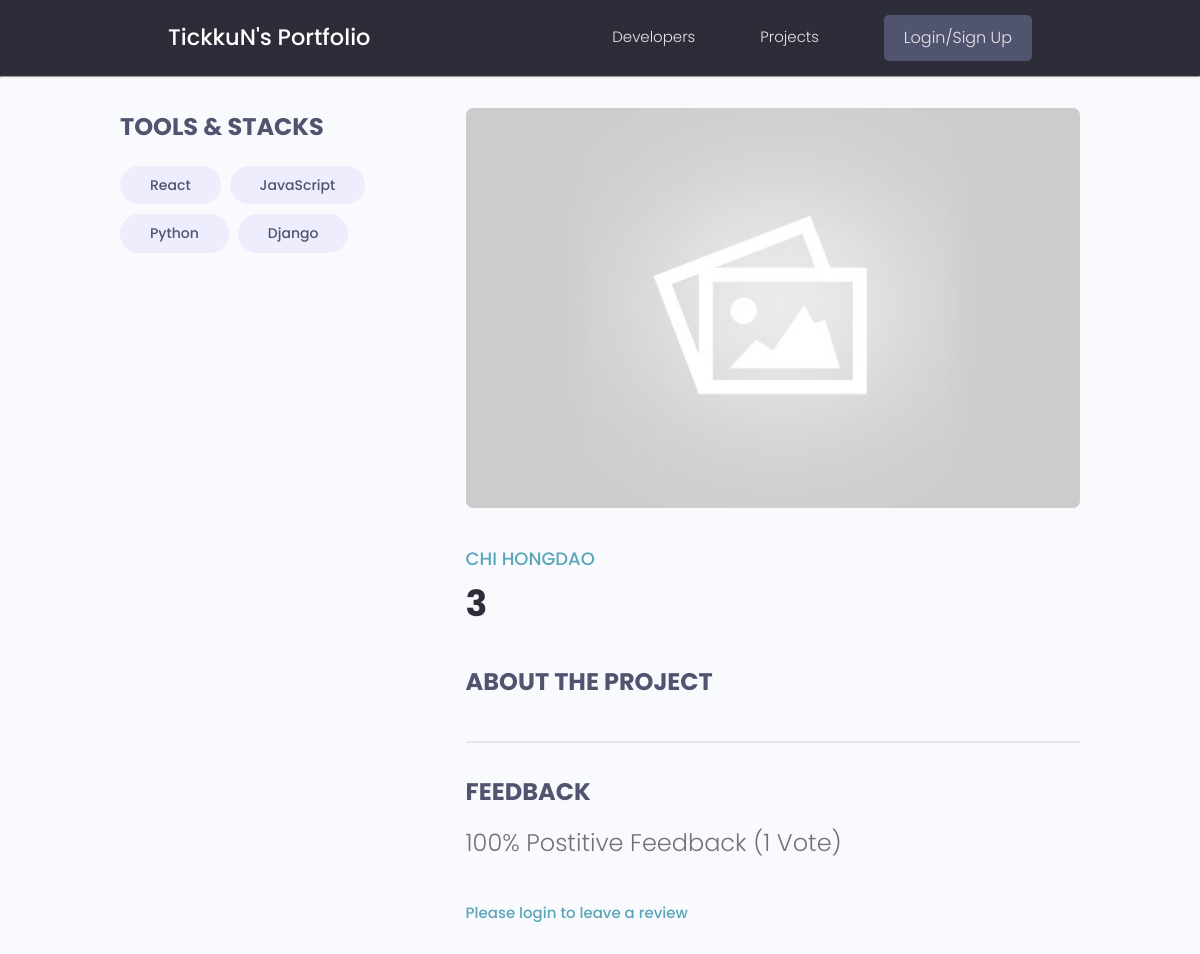
Page /projects/project/48decb30-7801-48be-a18f-77a160e719b0/ on the committed database.
### projects/models.py (models this page shows, shortened)
class Tag(models.Model):
    name = models.CharField(max_length=200)
    created = models.DateTimeField(auto_now_add=True)
    id = models.UUIDField(default=uuid.uuid4, unique=True, primary_key=True, editable=False)
    def __str__(self):
        return self.name

class Project(models.Model):
    owner = models.ForeignKey(Profile, null=True, blank=True, on_delete=models.CASCADE)
    title = models.CharField(max_length=200)
    description = models.TextField(null=True, blank=True)
    featured_image = models.ImageField(null=True, blank=True, default="default.jpg")
    demo_link = models.CharField(max_length=2000, null=True, blank=True)
    source_link = models.CharField(max_length=2000, null=True, blank=True)
    tags = models.ManyToManyField('Tag', blank=True)
    vote_total = models.IntegerField(default=0, null=True, blank=True)
    vote_ratio = models.IntegerField(default=0, null=True, blank=True)
    created = models.DateTimeField(auto_now_add=True)
    id = models.UUIDField(default=uuid.uuid4, unique=True, primary_key=True, editable=False)
    class Meta:
        ordering = ['-vote_ratio', '-vote_total', 'title']
    @property
    def imageURL(self):
        try:
            url = self.featured_image.url
        except:
            url = ''
        return url
    @property
    def reviewers(self):
        queryset = self.review_set.all().values_list('owner__id', flat=True)
        return queryset

### users/models.py (models this page shows, shortened)
class Profile(models.Model):
    user = models.OneToOneField(User, on_delete=models.CASCADE, null=True, blank=True)
    name = models.CharField(max_length=200, blank=True, null=True)
    email = models.EmailField(max_length=500, blank=True, null=True)
    username = models.CharField(max_length=200, blank=True, null=True)
    location = models.CharField(max_length=200, blank=True, null=True)
    short_intro = models.CharField(max_length=200, blank=True, null=True)
    bio = models.TextField(blank=True, null=True)
    profile_image = models.ImageField(null=True, blank=True, upload_to='profiles/', default="profiles/user-default.png")
    social_github = models.CharField(max_length=200, blank=True, null=True)
    social_twitter = models.CharField(max_length=200, blank=True, null=True)
    social_linkedin = models.CharField(max_length=200, blank=True, null=True)
    social_youtube = models.CharField(max_length=200, blank=True, null=True)
    social_website = models.CharField(max_length=200, blank=True, null=True)
    created = models.DateTimeField(auto_now_add=True)
    id = models.UUIDField(default=uuid.uuid4, unique=True, primary_key=True, editable=False)
    class Meta:
        ordering = ['created']
    class Meta:
        ordering = ['created']

### projects/views.py (the view, shortened to what this page needs)
# urls.py: path('project/<str:pk>/', views.project, name="project"),
def project(request, pk):
    projectObj = Project.objects.get(id=pk)
    form = ReviewForm()
    return render(request, 'projects/single-project.html', {'project': projectObj, 'form': form})

### projects/templates/projects/single-project.html (shortened to what this page needs)
{% extends 'main.html' %}
{% block content%}
<main class="singleProject my-md">
  <div class="container">
    <div class="layout">
      <div class="column column--1of3">
        <h3 class="singleProject__subtitle">Tools & Stacks</h3>
        <div class="singleProject__toolStack">
          {% for tag in project.tags.all %}
          <span class="tag tag--pill tag--sub tag--lg">
            <small>{{tag}}</small>
          </span>
          {% endfor%}
        </div>
      </div>
      <div class="column column--2of3">
        <img class="singleProject__preview" src="{{ project.imageURL }}" alt="portfolio thumbnail" />
        <a href="{% url 'user-profile' project.owner.id %}" class="singleProject__developer">{{project.owner.name}}</a>
        <h2 class="singleProject__title">{{ project.title }}</h2>
        <h3 class="singleProject__subtitle">About the Project</h3>
        <div class="comments">
          <h3 class="singleProject__subtitle">Feedback</h3>
          <h5 class="project--rating">
            {{ project.vote_ratio }}% Postitive Feedback ({{ project.vote_total }}
            Vote{{ project.vote_total|pluralize:"s"}})
          </h5>
          {% if request.user.profile.id in project.reviewers %}
            <p>You have already submitted your review for this project</p>
            {% elif request.user.profile == project.owner %}
            <p>You cannot review your own work</p>
            {% else %}
            <a href="{% url 'login' %}?next={{request.path}}">Please login to leave a review</a>
          {% endif %}
        </div>
      </div>
    </div>
  </div>
</main>
{% endblock%}

### templates/main.html (shortened to what this page needs)
<!DOCTYPE html>
{% load static %}
<html lang="en">
<head>
  <link rel="stylesheet" href="https://cdn.iconmonstr.com/1.3.0/css/iconmonstr-iconic-font.min.css" />
  <link rel="stylesheet" href="{% static 'uikit/styles/uikit.css' %}" />
  <link rel="stylesheet" href="{% static 'styles/app.css' %}" />
</head>
<body>
  {% include 'navbar.html' %}
  {% block content %}
  {% endblock content %}
</body>
</html>

### templates/navbar.html (shortened to what this page needs)
{% load static %}
<header class="header">
    <div class="container container--narrow">
      <a href="{% url 'profiles' %}" class ="site_name">
        TickkuN's Portfolio
      </a>
      <nav class="header__nav">
        <ul class="header__menu">
          <li class="header__menuItem"><a href="{% url 'profiles' %}">Developers</a></li>
          <li class="header__menuItem"><a href="{% url 'projects' %}">Projects</a></li>
          {% if request.user.is_authenticated %}
          <li class="header__menuItem"><a href="{% url 'inbox' %}">Inbox</a></li>
          <li class="header__menuItem"><a href="{% url 'account' %}">Account</a></li>
          <li class="header__menuItem"><a href="{% url 'logout' %}" class="btn btn--sub">Logout</a></li>
          {% else %}
          <li class="header__menuItem"><a href="{% url 'login' %}" class="btn btn--sub">Login/Sign Up</a></li>
          {% endif %}
        </ul>
      </nav>
    </div>
  </header>
<hr>

### static/styles/app.css (style rules this page uses)
:root { --color-sub: #2d2d39; }
.btn--sub { background-color: var(--color-sub-light); }
img { width: 100%; }
.site_name { color: white; font-size: 1.5em; }
.header { position: sticky; z-index: 111; background-color: var(--color-sub); padding: 1.5rem 0; }
.header > .container { display: flex; justify-content: space-between; align-items: center; }
.header__nav > ul { display: inline-flex; align-items: center; list-style: none; gap: 6.5rem; }
.header__menuItem > a { color: var(--color-light); font-weight: 300; }
.singleProject .column--1of3 { order: 2; }
@media screen and (min-width: 1081px) { .singleProject .column--1of3 { order: 1; } }
@media screen and (min-width: 1081px) { .singleProject .column--2of3 { order: 2; } }
.singleProject__toolStack { margin-top: 2rem; margin-bottom: 4rem; }
.singleProject__preview { height: 50vh; object-fit: cover; object-position: top center; margin-bottom: 3rem; border-radius: 0.7rem; }
.singleProject__developer { font-size: 1.8rem; font-weight: 500; }
.singleProject__title { font-size: 3.6rem; font-weight: 700; color: var(--color-sub); margin-bottom: 3rem; }
.project--rating { margin-bottom: 1.6em; margin-top: .5em; }
.singleProject__subtitle { text-transform: uppercase; font-size: 2.4rem; font-weight: 700; color: var(--color-sub-light); margin-bottom: 1rem; }
.comments { margin-top: 4rem; padding-top: 3rem; border-top: 2px solid var(--color-light); }

### static/uikit/styles/modules/_variables.css (style rules this page uses)
:root { --color-main: #5aa5b9; --color-main-light: #e6faff; --color-sub: #3f4156; --color-sub-light: #51546e; --color-sub-lighter: #ededfd; --color-text: #737373; --color-gray: #8b8b8b; --color-light: #e5e7eb; --color-light-gray: #767676; --color-bg: #f8fafd; --color-white: #fffefd; --color-white-light: #f3f3f3; --color-success: #359e64; --color-success-bg: #def8e8; --color-error: #fc4b0b; --color-error-bg: #fff2ee; --font-base: 'Poppins', arial, helvetica, 'Segoe UI', roboto, ubuntu, sans-serif; --font-monospace: 'Fira Code', 'Courier New', courier, monospace; --font-regular: 300; --font-medium: 500; --font-bold: 700; --generic-shadow: 1px 1px 5px #00000010; --generic-transition: all 0.3s ease-in-out; }

### static/uikit/styles/modules/_base.css (style rules this page uses)
* { margin: 0; padding: 0; box-sizing: border-box; text-rendering: optimizeLegibility; color: inherit; font-size: inherit; }
html { font-size: 50%; }
@media only screen and (min-width: 480px) { html { font-size: 56.25%; } }
@media only screen and (min-width: 1200px) { html { font-size: 62.5%; } }
body { line-height: 1.6; font-weight: 400; font-size: 1.5rem; color: var(--color-text); background-color: var(--color-bg); min-height: 100vh; }

### static/uikit/styles/modules/_typography.css (style rules this page uses)
* { font-family: var(--font-base); }
h2 { font-size: 3.6rem; font-weight: var(--font-bold); }
h3 { font-size: 3.2rem; font-weight: var(--font-medium); }
h5 { font-size: 2.4rem; font-weight: var(--font-medium); }
h5, h6 { font-weight: var(--font-regular); }
p, span, strong { font-size: 1.6rem; color: var(--color-text); font-weight: var(--font-regular); }
a { padding-bottom: 2px; text-decoration: none; display: inline-block; color: var(--color-main); font-weight: var(--font-medium); }

### static/uikit/styles/modules/_utilities.css (style rules this page uses)
.container { width: 92%; max-width: 165rem; margin: 0 auto; box-sizing: border-box; }
.container--narrow { width: 92%; max-width: 120rem; }
@media screen and (min-width: 1000px) { .container { width: 90%; } }
@media screen and (min-width: 1000px) { .container--narrow { width: 85%; } }
@media screen and (min-width: 1200px) { .container { width: 80%; } }
@media screen and (min-width: 1200px) { .container--narrow { width: 72%; } }
.my-md { margin: 3rem auto; }

### static/uikit/styles/modules/_button.css (style rules this page uses)
.btn { display: inline-block; position: relative; cursor: pointer; background-color: var(--color-light); font-weight: var(--font-medium); color: var(--color-sub); text-decoration: none; padding: 1rem 2rem; border-radius: 0.5rem; border: none; width: -webkit-fit-content; width: -moz-fit-content; width: fit-content; height: -webkit-fit-content; height: -moz-fit-content; height: fit-content; font-size: 1.6rem; outline-width: 0; outline-color: transparent; -webkit-backface-visibility: hidden; backface-visibility: hidden; transition: all 0.3s ease-in-out; }
.btn--sub { background-color: var(--color-sub); color: var(--color-white); }

### static/uikit/styles/modules/_layout.css (style rules this page uses)
.layout { display: flex; flex-flow: row wrap; justify-content: space-between; }
.layout > .column { margin-bottom: 3rem; }
.layout > .column.column--1of3 { flex-basis: 30%; }
.layout > .column.column--2of3 { flex-basis: 64%; }

### rows in the picture
Tag: name "React"
Tag: name "JavaScript"
Tag: name "Python"
Tag: name "Django"
Project: imageURL (placeholder picture), owner.name "CHI HONGDAO", title "3", vote_ratio "100", vote_total "1"
